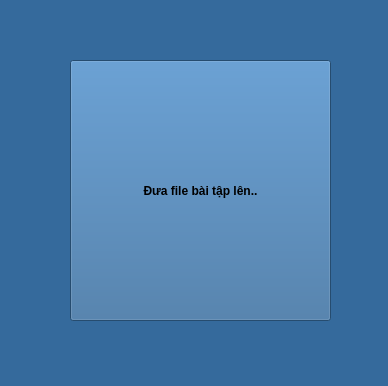
<?xml version="1.0" encoding="UTF-8"?>
<ui version="4.0">
 <class>MainWindow</class>
 <widget class="QMainWindow" name="MainWindow">
  <property name="geometry">
   <rect>
    <x>0</x>
    <y>0</y>
    <width>388</width>
    <height>386</height>
   </rect>
  </property>
  <property name="windowTitle">
   <string>MainWindow</string>
  </property>
  <property name="styleSheet">
   <string notr="true">background-color: #356a9c;</string>
  </property>
  <widget class="QWidget" name="centralwidget">
   <widget class="QPushButton" name="clickTo_Upload">
    <property name="geometry">
     <rect>
      <x>70</x>
      <y>60</y>
      <width>261</width>
      <height>261</height>
     </rect>
    </property>
    <property name="font">
     <font>
      <weight>75</weight>
      <bold>true</bold>
     </font>
    </property>
    <property name="text">
     <string>Đưa file bài tập lên..</string>
    </property>
    <property name="autoDefault">
     <bool>false</bool>
    </property>
    <property name="default">
     <bool>false</bool>
    </property>
    <property name="flat">
     <bool>false</bool>
    </property>
   </widget>
  </widget>
 </widget>
 <resources/>
 <connections/>
</ui>
